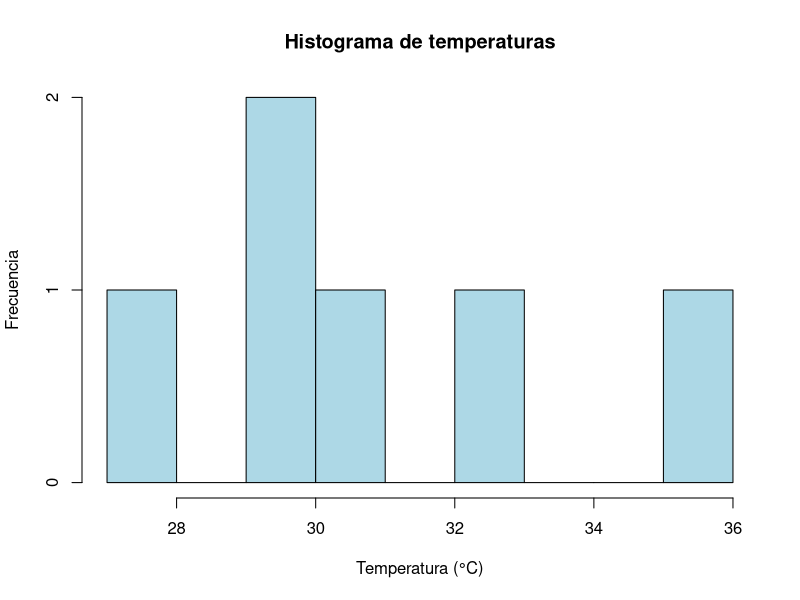
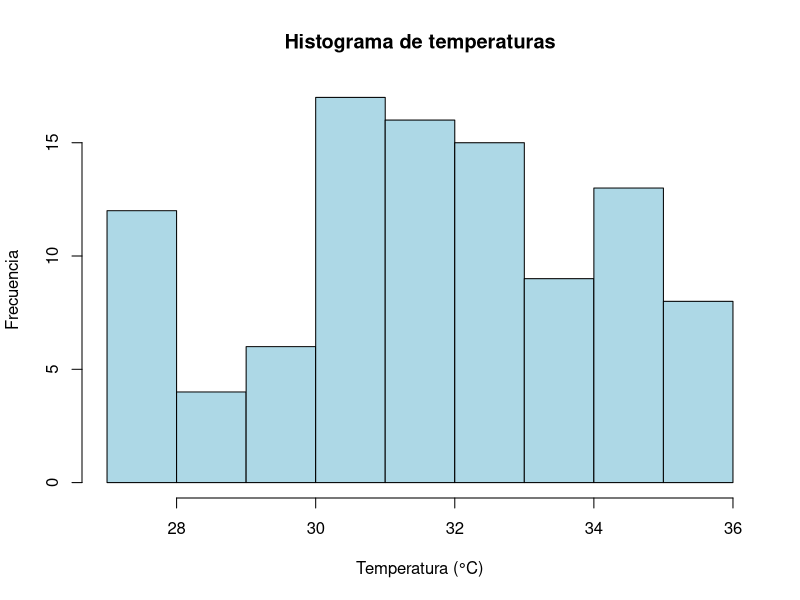
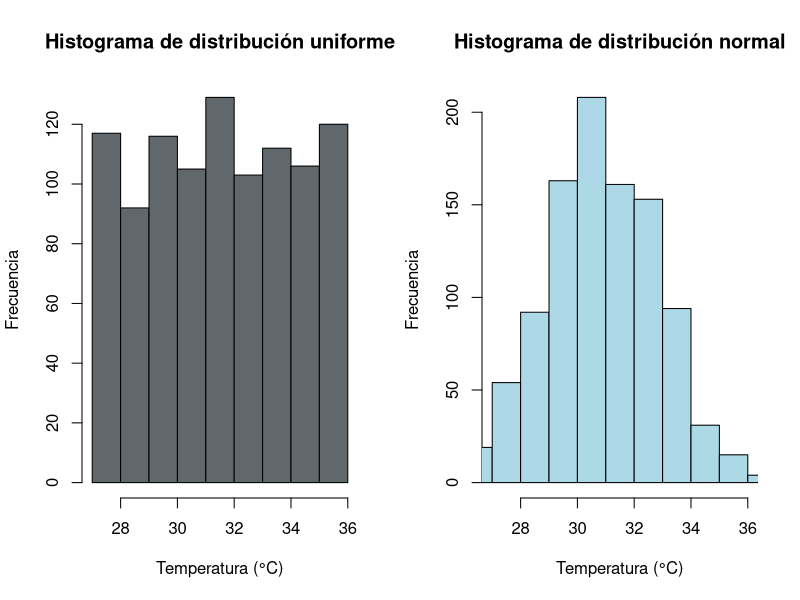
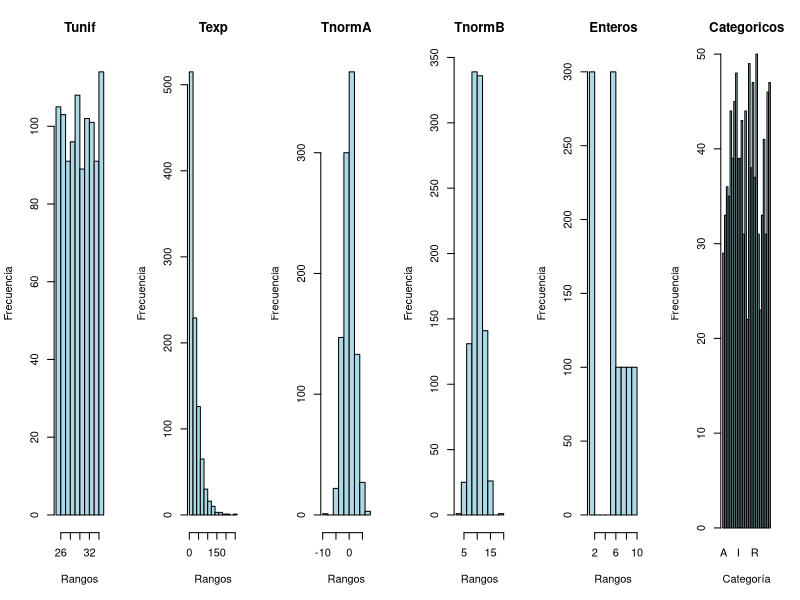

Source code (R) for these figures, in order: (Note: this script raises an error after producing the figures.)
temp <- c(29.8, 32.4, 35.3, 27.2, 29.3, 30.4)

hist(temp, 
     main = "Histograma de temperaturas",
     xlab = "Temperatura (°C)",
     ylab = "Frecuencia",
     col = "lightblue",
     border = "black",
     breaks = 9,
     xlim = c(27, 36))


#############################

temperaturas <- runif(100, min = 27, max = 36)

hist(temperaturas, 
     main = "Histograma de temperaturas",
     xlab = "Temperatura (°C)",
     ylab = "Frecuencia",
     col = "lightblue",
     border = "black",
     breaks = 9,
     xlim = c(27, 36))


#############################

temperatura1 <- data.frame(
  "Tnorm" = rnorm(1000, mean = 31, sd = 2),
  "Tunif" = runif(1000, min=27, max=36)
)


par(mfrow=c(1,2))
hist(temperatura1$Tunif, 
     main = "Histograma de distribución uniforme",
     xlab = "Temperatura (°C)",
     ylab = "Frecuencia",
     col = "#61686b",
     border = "black",
     breaks = 9,
     xlim = c(27, 36))

hist(temperatura1$Tnorm,
     main = "Histograma de distribución normal",
     xlab = "Temperatura (°C)",
     ylab = "Frecuencia",
     col = "lightblue",
     border = "black",
     breaks = 9,
     xlim = c(27, 36))


HistogramasTabla <- function(df){
     namvars <- names(df)
     n <- length(namvars)
     par(mfrow = c(1, n)) # Una fila, n columnas
     for(var in namvars){
          # Histograma para cada variable
          if(is.numeric(df[[var]])){
               hist(df[[var]], 
                    main = var, 
                    xlab = "Rangos", 
                    ylab = "Frecuencia", 
                    col = "lightblue", 
                    border = "black",
                    breaks = 9)
          } else{
               # Gráfico de barras para variables categóricas
               barplot(table(df[[var]]), 
                       main = var, 
                       xlab = "Categoría", 
                       ylab = "Frecuencia", 
                       col = "lightblue", 
                       border = "black")
          }
     }
     par(mfrow = c(1, 1)) # Regresar a una sola gráfica
}


tabla <- data.frame(
    "Tunif"=runif(1000,min=25,max=35),
    "Texp"=rexp(1000,rate = 1/30),
    "TnormA"=rnorm(1000,mean=0,sd=2),
    "TnormB"=rnorm(1000,mean=10,sd=2),
    "Enteros"=sample(1:10,10,replace = TRUE),
    "Categoricos"=sample(LETTERS[1:26],1000,replace = TRUE)
)

HistogramasTabla(tabla)

write.csv(tabla, file = "datos_ejemplo.csv", row.names = FALSE)

tabla2 <- read.csv("datos_ejemplo.csv")

tablaA <- tabla2[tabla2$Categoricos == "A", ]

mean(tablaA$Tunif)


time = sec(0, 1, by=0.01)

tablafuncs <- data.frame(
     "Tiempo" = time,
     "Sin" = sin(2 * pi * time),
     "Cos" = cos(2 * pi * time)
)

plot(tablafuncs$Tiempo, tablafuncs$Sin, type = "l", col = "blue", lwd = 2,
     main = "Funciones Trigonométricas",
     xlab = "Tiempo (s)", ylab = "Valor")
lines(tablafuncs$Tiempo, tablafuncs$Cos, col = "red", lwd = 2)
